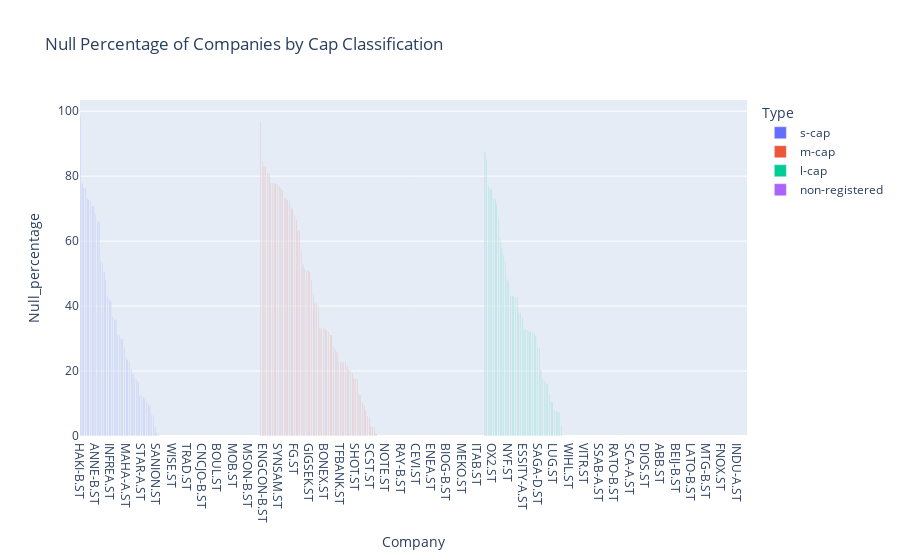

The cell this chart's notebook holds for it:
### Code cell
fig = px.bar(df_null_percentage, x='Company', y='Null_percentage', color='Type',
             labels={'Null_percentage': 'Null_percentage'},
             title='Null Percentage of Companies by Cap Classification',
             hover_data=['Company', 'Null_percentage', 'Type'])
fig.update_layout(barmode='group', xaxis_title='Company', yaxis_title='Null_percentage')
fig.show()

### Figure 1 — Plotly figure (JSON) as saved in the notebook; plotly's stock layout.template omitted (floating-point values rounded to 4 significant figures; data arrays with more than 128 entries replaced by an {"elided": "..."} marker saying what was removed)
{"data": [{"alignmentgroup": "True", "customdata": [["s-cap"], ["s-cap"], ["s-cap"], ["s-cap"], ["s-cap"], ["s-cap"], ["s-cap"], ["s-cap"], ["s-cap"], ["s-cap"], ["s-cap"], ["s-cap"], ["s-cap"], ["s-cap"], ["s-cap"], ["s-cap"], ["s-cap"], ["s-cap"], ["s-cap"], ["s-cap"], ["s-cap"], ["s-cap"], ["s-cap"], ["s-cap"], ["s-cap"], ["s-cap"], ["s-cap"], ["s-cap"], ["s-cap"], ["s-cap"], ["s-cap"], ["s-cap"], ["s-cap"], ["s-cap"], ["s-cap"], ["s-cap"], ["s-cap"], ["s-cap"], ["s-cap"], ["s-cap"], ["s-cap"], ["s-cap"], ["s-cap"], ["s-cap"], ["s-cap"], ["s-cap"], ["s-cap"], ["s-cap"], ["s-cap"], ["s-cap"], ["s-cap"], ["s-cap"], ["s-cap"], ["s-cap"], ["s-cap"], ["s-cap"], ["s-cap"], ["s-cap"], ["s-cap"], ["s-cap"], ["s-cap"], ["s-cap"], ["s-cap"], ["s-cap"], ["s-cap"], ["s-cap"], ["s-cap"], ["s-cap"], ["s-cap"], ["s-cap"], ["s-cap"], ["s-cap"], ["s-cap"], ["s-cap"], ["s-cap"], ["s-cap"], ["s-cap"], ["s-cap"], ["s-cap"], ["s-cap"], ["s-cap"], ["s-cap"], ["s-cap"], ["s-cap"], ["s-cap"], ["s-cap"], ["s-cap"], ["s-cap"], ["s-cap"], ["s-cap"], ["s-cap"], ["s-cap"], ["s-cap"], ["s-cap"], ["s-cap"], ["s-cap"], ["s-cap"], ["s-cap"], ["s-cap"], ["s-cap"], ["s-cap"], ["s-cap"], ["s-cap"], ["s-cap"], ["s-cap"], ["s-cap"]], "hovertemplate": "Type=%{customdata[0]}<br>Company=%{x}<br>Null_percentage=%{y}<extra></extra>", "legendgroup": "s-cap", "marker": {"color": "#636efa", "pattern": {"shape": ""}}, "name": "s-cap", "offsetgroup": "s-cap", "orientation": "v", "showlegend": true, "textposition": "auto", "type": "bar", "x": ["HAKI-B.ST", "SFAB.ST", "NETEL.ST", "NORB-B.ST", "WTW-A.ST", "SLEEP.ST", "ARPL.ST", "PIERCE.ST", "ACRI-B.ST", "ANNE-B.ST", "WBGR-B.ST", "QLIRO.ST", "SEAF.ST", "K2A-B.ST", "ACE.ST", "QLINEA.ST", "PENG-B.ST", "OVZON.ST", "INFREA.ST", "FNM.ST", "BALCO.ST", "XSPRAY.ST", "ATIC.ST", "ISOFOL.ST", "IRLAB-A.ST", "ONCO.ST", "ATORX.ST", "MAHA-A.ST", "SYNACT.ST", "B3.ST", "IBT-B.ST", "XBRANE.ST", "VICO.ST", "IMMNOV.ST", "NICA.ST", "NIL-B.ST", "STAR-A.ST", "TRANS.ST", "TOBII.ST", "CANTA.ST", "ACRI-A.ST", "ELTEL.ST", "FASTAT.ST", "CBTT-B.ST", "BESQ.ST", "SANION.ST", "SGG.ST", "PREC.ST", "PION-B.ST", "PROF-B.ST", "PREV-B.ST", "ORTI-A.ST", "ORTI-B.ST", "ORX.ST", "WISE.ST", "OP.ST", "NTEK-B.ST", "SVED-B.ST", "STAR-B.ST", "SEZI.ST", "SINT.ST", "SOF-B.ST", "SIVE.ST", "TRAD.ST", "VIVE.ST", "RAIL.ST", "RIZZO-B.ST", "SVIK.ST", "STWK.ST", "SAFETY-B.ST", "STRAX.ST", "SAS.ST", "CNCJO-B.ST", "BULTEN.ST", "CRAD-B.ST", "DEDI.ST", "ELON.ST", "ENRO.ST", "EGTX.ST", "DURC-B.ST", "DORO.ST", "BOUL.ST", "BORG.ST", "BONG.ST", "ANOT.ST", "ACTI.ST", "ABLI.ST", "BEGR.ST", "EPIS-B.ST", "MEAB-B.ST", "MOB.ST", "LAMM-B.ST", "MOMENT.ST", "KDEV.ST", "NGS.ST", "NELLY.ST", "NAXS.ST", "MSAB-B.ST", "MVIR.ST", "MSON-B.ST", "MSON-A.ST", "HAKI-A.ST", "FPIP.ST", "FING-B.ST", "IS.ST", "IMMU.ST"], "xaxis": "x", "y": [98.28, 77.68, 76.36, 76.24, 73.16, 72.68, 72.28, 70.73, 70.57, 67.93, 66.21, 65.93, 53.99, 53.04, 50.48, 47.96, 43.05, 42.17, 41.45, 36.66, 36.06, 35.82, 31.03, 30.91, 29.91, 29.75, 27.24, 23.92, 23.36, 22.6, 20.53, 19.05, 17.69, 17.41, 16.53, 12.58, 12.54, 11.94, 11.26, 10.22, 9.784, 9.145, 6.47, 6.23, 2.596, 1.238, 0.3994, 0, 0, 0, 0, 0, 0, 0, 0, 0, 0, 0, 0, 0, 0, 0, 0, 0, 0, 0, 0, 0, 0, 0, 0, 0, 0, 0, 0, 0, 0, 0, 0, 0, 0, 0, 0, 0, 0, 0, 0, 0, 0, 0, 0, 0, 0, 0, 0, 0, 0, 0, 0, 0, 0, 0, 0, 0, 0, 0], "yaxis": "y"}, {"alignmentgroup": "True", "customdata": {"elided": "132x1 str values"}, "hovertemplate": "Type=%{customdata[0]}<br>Company=%{x}<br>Null_percentage=%{y}<extra></extra>", "legendgroup": "m-cap", "marker": {"color": "#EF553B", "pattern": {"shape": ""}}, "name": "m-cap", "offsetgroup": "m-cap", "orientation": "v", "showlegend": true, "textposition": "auto", "type": "bar", "x": {"elided": "132 str values"}, "xaxis": "x", "y": {"elided": "132 float values"}, "yaxis": "y"}, {"alignmentgroup": "True", "customdata": {"elided": "154x1 str values"}, "hovertemplate": "Type=%{customdata[0]}<br>Company=%{x}<br>Null_percentage=%{y}<extra></extra>", "legendgroup": "l-cap", "marker": {"color": "#00cc96", "pattern": {"shape": ""}}, "name": "l-cap", "offsetgroup": "l-cap", "orientation": "v", "showlegend": true, "textposition": "auto", "type": "bar", "x": {"elided": "154 str values"}, "xaxis": "x", "y": {"elided": "154 float values"}, "yaxis": "y"}, {"alignmentgroup": "True", "customdata": [["non-registered"]], "hovertemplate": "Type=%{customdata[0]}<br>Company=%{x}<br>Null_percentage=%{y}<extra></extra>", "legendgroup": "non-registered", "marker": {"color": "#ab63fa", "pattern": {"shape": ""}}, "name": "non-registered", "offsetgroup": "non-registered", "orientation": "v", "showlegend": true, "textposition": "auto", "type": "bar", "x": ["NOKIA-SEK.ST"], "xaxis": "x", "y": [0], "yaxis": "y"}], "layout": {"barmode": "group", "legend": {"title": {"text": "Type"}, "tracegroupgap": 0}, "title": {"text": "Null Percentage of Companies by Cap Classification"}, "xaxis": {"anchor": "y", "domain": [0, 1], "title": {"text": "Company"}}, "yaxis": {"anchor": "x", "domain": [0, 1], "title": {"text": "Null_percentage"}}}}
